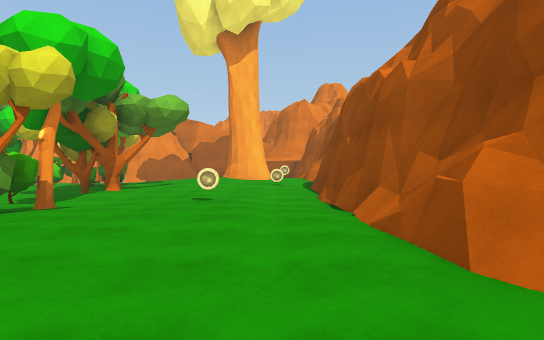
View 1 (above)

24 first-person views from a walk through a Unity game level. The camera is 1.2 m above the floor, looks level and sees 75° across. The floor is counted in squares, 2 m on a side. Each view is taken from the middle of a square. On the plan, view 1 faces up. The plan holds only what a view shows up to about 10 squares ahead; the rest is blank. The place goes on beyond the plan. The player character is not drawn.

View 2
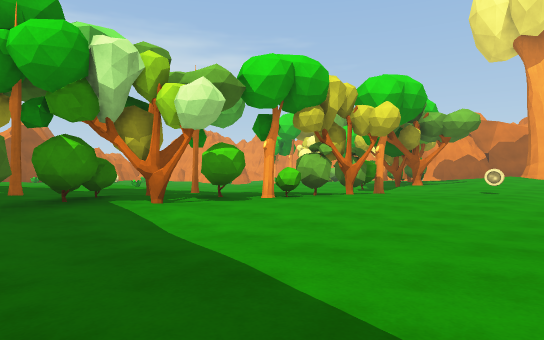

View 3
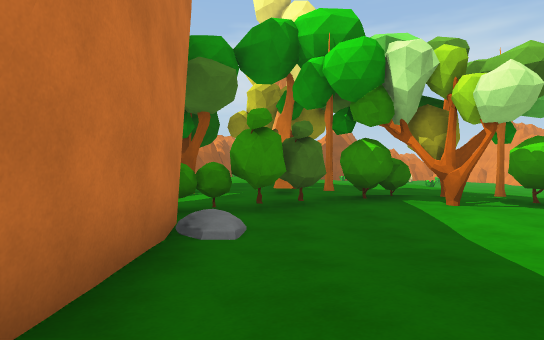

View 4
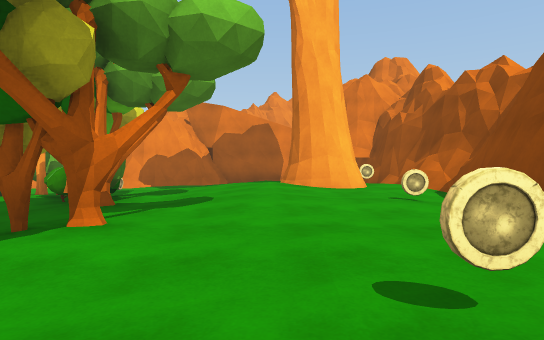

View 5
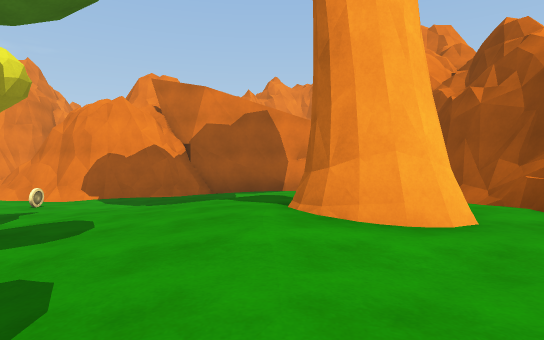

View 6
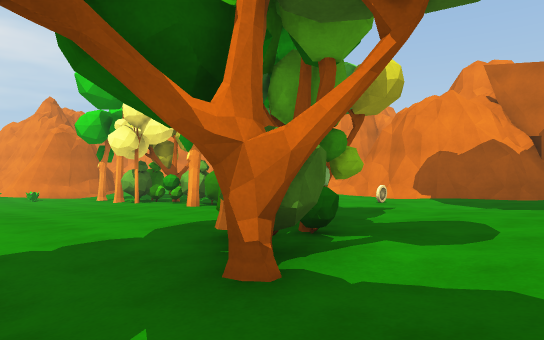

View 7
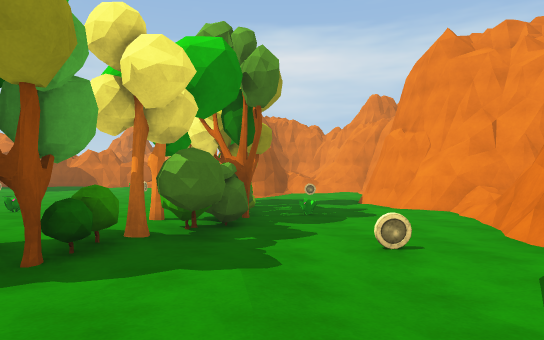

View 8
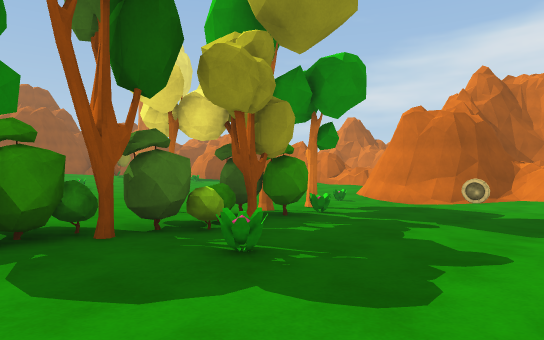

View 9
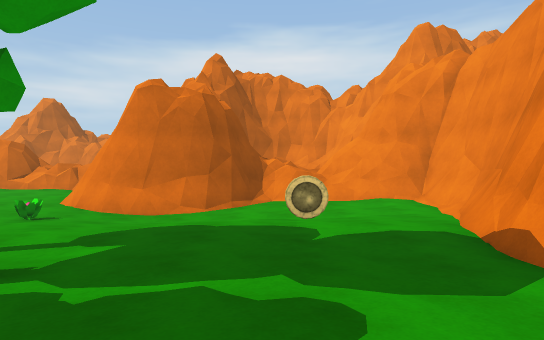

View 10
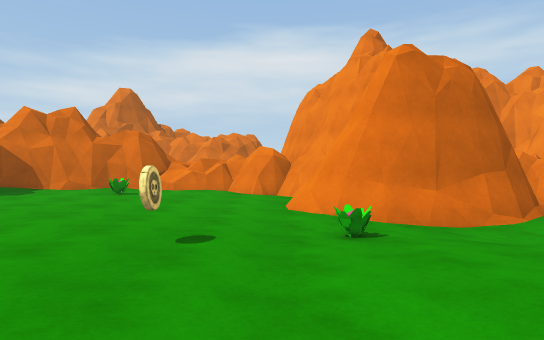

View 11
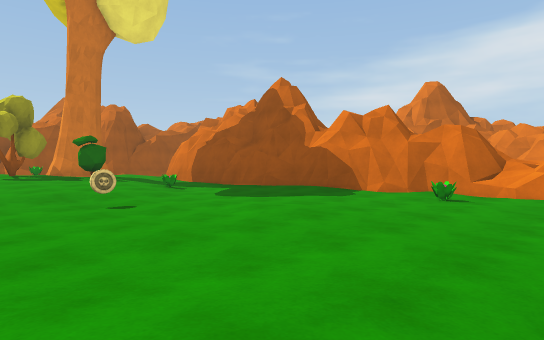

View 12
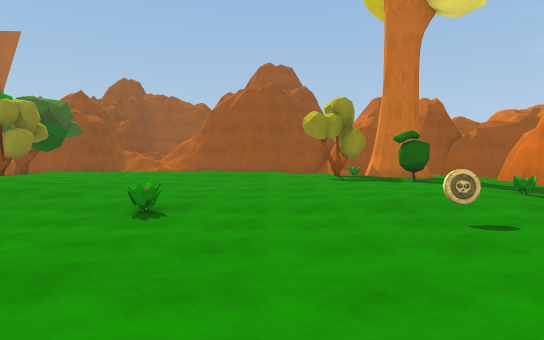

View 13
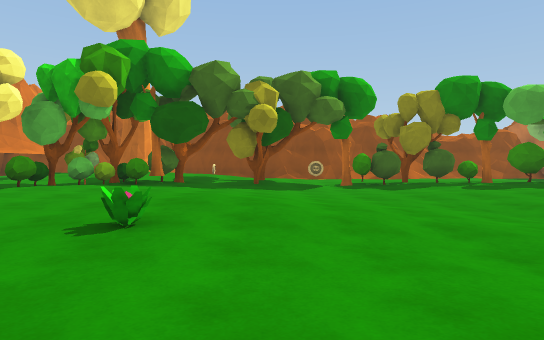

View 14
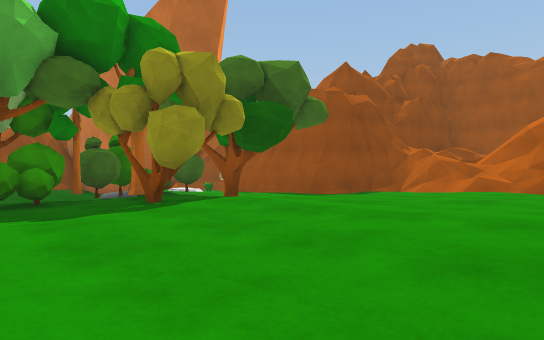

View 15
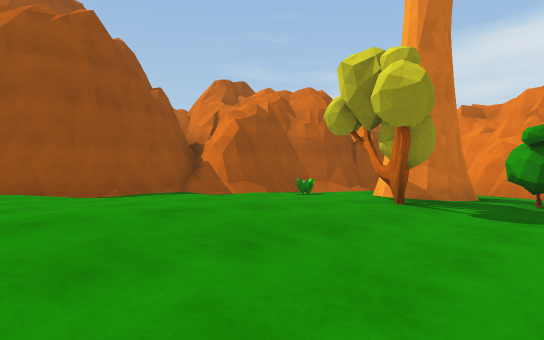

View 16
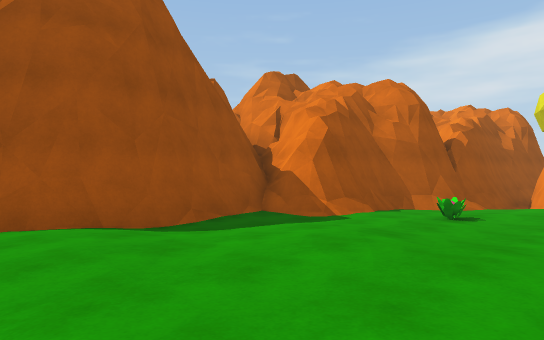

View 17
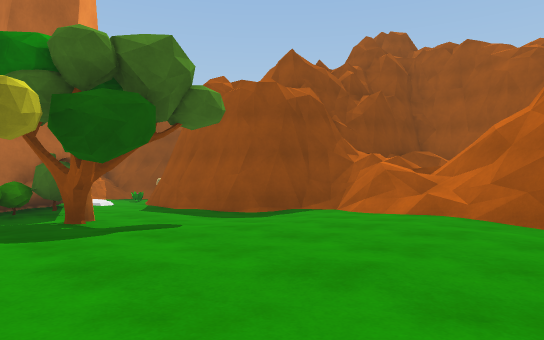

View 18
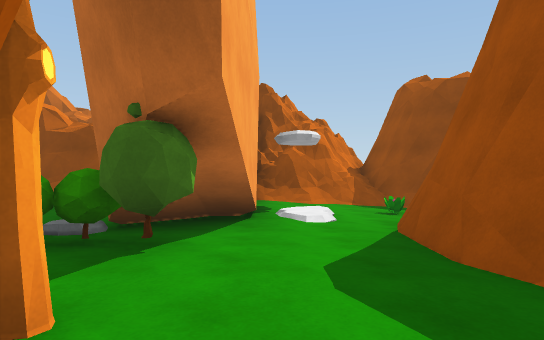

View 19
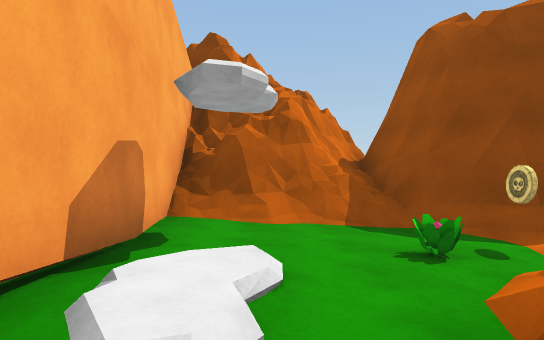

View 20
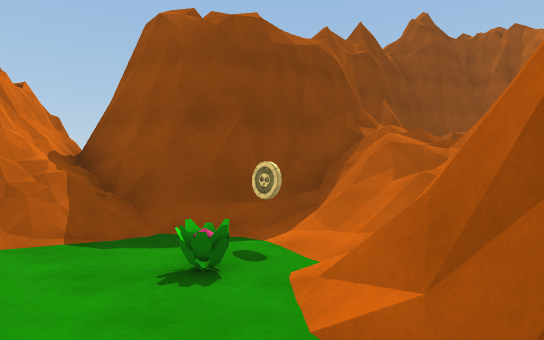

View 21
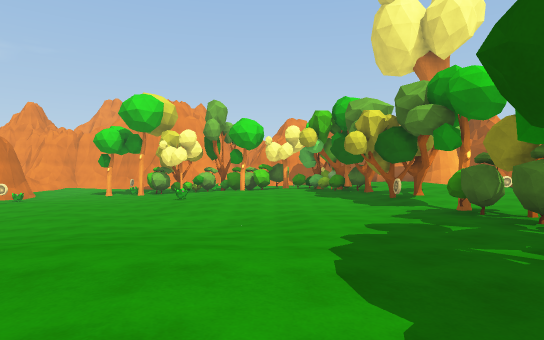

View 22
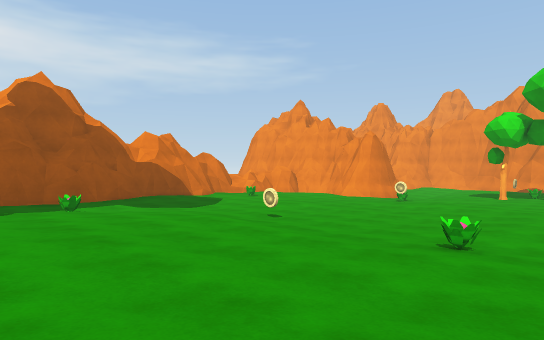

View 23
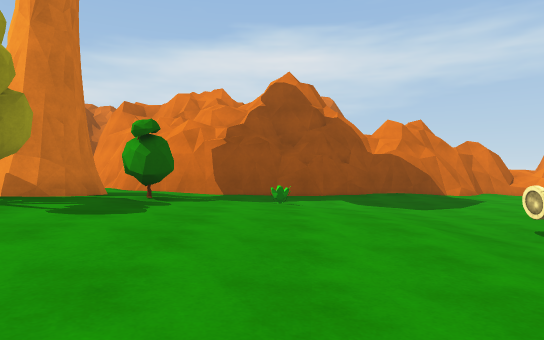

View 24
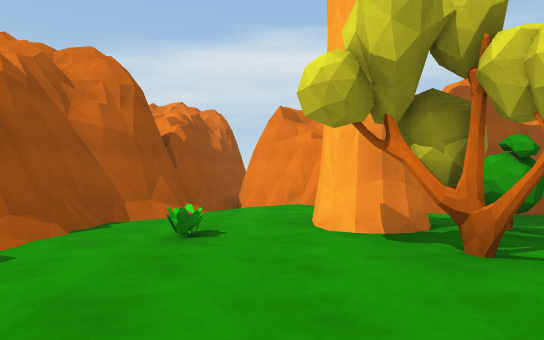

### Floor plan
Key: @ floor where view 1 was taken; # wall or solid block; . main floor; : floor 0.25 m higher than the main floor; - floor 0.25 m lower than the main floor; + floor 0.5 m higher than the main floor; _ floor 0.5 m lower than the main floor; * floor 0.75 m higher than the main floor; < floor 0.75 m lower than the main floor; % floor 2.5 m higher than the main floor; / step, stairs or slope; = window, fence, low wall or low ledge; T tree; B bush; P plant; O other object.
Columns run from 24 left of view 1 to 2 right of it. Each row starts with its distance up from view 1.
 20     ####    ####   ##
 19    ###/######//#####/::
 18 #####////###-----/..:::
 17   ===</____------...::
 16   ##/<<__O_--P--.O.///   /#
 15    ##/</____B-B-..////+  /#
 14     ##//__PBBBTBB.::/++  O#
 13     ##//_TTBT-.TBTBT///#//#
 12  ####/P<____--...:BB:/*///#
 11  #___<<<____---...BTB/+++/#
 10  #_____O/___--.....T:/++O##
  9  #__________-P/....TT::::#
  8  #P-_________/...../T:::.#
  7  #-__-_____-_///---O...:.#
  6  #----_____-__-/----T..O.#
  5  #/--_______--__/--.B....##
  4  #/--_-O____--///...T..../#
  3  ##---/////P--///...B.:../#
  2   #--/...-../////...T..../#
  1   #-P/......//:+:::TB.....#
  0   #./..:::.//::++:TTT...@.#
 -1   #./B::::///::++::B:/....#
 -2   #::#:T+/////++/::TB.....
 -3  ##/:##T++****+++TT:B.....
 -4 ##//:+:+++++*+++/:::B####
 -5 #/////P+++++++++/:T:B####
 -6 ####.::///++++++/:::..#####
 -7    ####/::/+++++/..:..//--#
 -8      ####### ++::.#####=P-#
 -9            ###///##   #=P_#
-10              ###=##    #-O#
-11              ##=%##    =#=#
-12                  ##    ##=#

Where each view was taken, in squares from view 1:
view 1: 0 up, 0 right, facing up
view 2: 3 down, 1 right, facing up-left
view 3: 3 down, 1 right, facing left
view 4: 5 up, 2 left, facing up
view 5: 9 up, 2 left, facing up
view 6: 9 up, 3 left, facing up-left
view 7: 15 up, 3 left, facing left
view 8: 18 up, 9 left, facing down-left
view 9: 16 up, 12 left, facing left
view 10: 11 up, 14 left, facing left
view 11: 10 up, 15 left, facing down-left
view 12: 8 up, 15 left, facing down
view 13: 8 up, 14 left, facing right
view 14: 0 up, 12 left, facing down-right
view 15: 0 up, 12 left, facing down-left
view 16: 3 down, 12 left, facing down-left
view 17: 3 down, 12 left, facing down-right
view 18: 6 down, 7 left, facing right
view 19: 7 down, 3 left, facing right
view 20: 7 down, 2 left, facing down-right
view 21: 2 down, 8 left, facing up
view 22: 1 down, 12 left, facing up-left
view 23: 1 up, 13 left, facing left
view 24: 4 down, 14 left, facing left
